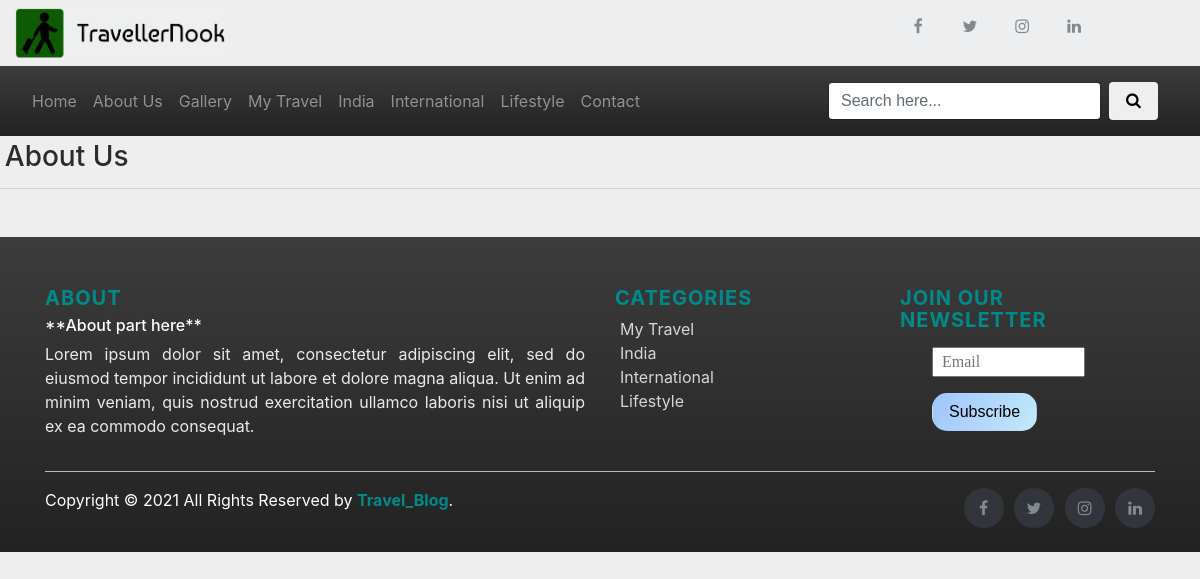
The page /about/ on the database its author committed.
### post/models.py (models this page shows, shortened)
class Category(models.Model):
    name = models.CharField(max_length=60)
    category_slug = models.SlugField(unique=True, max_length=100, default=1)
    def __str__(self):
        return self.name

### post/views.py (the view)
# urls.py: path('about/',views.about,name = "about"),
def about(request):
    categories = Category.objects.all()
    return render(request, "about.html", {"categories": categories})

### templates/about.html (shortened to what this page needs)
{% extends "layout.html"%}
{% block body%}
<h3> About Us </h3>
<hr>
{% endblock body%}

### templates/includes/navbar.html (shortened to what this page needs)
<nav class="navbar navbar-toggleable-md navbar-inverse bg-info px-4 row">
        <div class="collapse navbar-collapse col-md-8 float-left" id="navbarCollapse">
          <ul class="navbar-nav mr-auto">
            <li class="nav-item text-center">
                <a class="nav-link" href="{% url 'post:articles'  %}">Home</a>
            </li>
            <li class="nav-item text-center">
              <a class="nav-link" href="{% url 'about'  %}">About Us</a>
            </li>
            <li class="nav-item text-center">
              <a class="nav-link" href="{% url 'post:gallery'  %}">Gallery</a>
            </li>
            {% for category in categories %}
            <li class="nav-item text-center">
                <a class="nav-link" href="{% url 'post:articles' category.category_slug %}">{{ category.name }}</a>
            </li>
            {% endfor %}
            <li class="nav-item text-center">
              <a class="nav-link" href="{% url 'post:contact'  %}">Contact</a>
            </li>
          </ul>
		</div>
          <div class="navbar-form col-md-4 col-sm-12 float-center">
            <form class="form-inline float-center text-center">
                <input class="form-control w-75 ml-3 mr-2" type="text" placeholder="Search here..." required="yes" name="keyword" maxlength="64">
                <button class="btn btn1 my-2" type="submit" name="submit"><i class="fa fa-search"></i></button>
            </form>
          </div>
</nav>

### templates/includes/footer.html
<footer class="site-footer mt-5">
      <div class="container">
        <div class="row">
          <div class="footer_text col-md-12 col-lg-6">
            <h4>About</h4>
            <h6>**About part here**</h6>
            <p class="text-justify" id="about">Lorem ipsum dolor sit amet, consectetur adipiscing elit, sed do eiusmod tempor incididunt ut labore et dolore magna aliqua. Ut enim ad minim veniam,
                quis nostrud exercitation ullamco laboris nisi ut aliquip ex ea commodo consequat. </p>
          </div>
          <div class="col-sm-12 col-md-6 col-lg-3">
            <h4>Categories</h4>
            <ul class="footer-links">
                {% for category in categories %}
              <li><a href="{% url 'post:articles' category.category_slug %}">{{ category }}</a></li>
                {% endfor %}
            </ul>
          </div>
          <div class="col-sm-12 col-md-6 col-lg-3">
              <div class="newsletter" data-aos="fade-up" data-aos-delay="300">
                        <h4>Join our Newsletter</h4>
                        <div class="form-element">
                            <input type="text" class="input-element" placeholder="Email">
                            <button class="btn form-btn">Subscribe</button>
                        </div>
                    </div>
          </div>
        </div>
        <hr>
      </div>
      <div class="container">
        <div class="row">
          <div class="col-lg-8 col-sm-6 col-md-12">
            <p class="copyright-text">Copyright © 2021 All Rights Reserved by
             <a href="#"><b>Travel_Blog</b></a>.
            </p>
          </div>
          <div class="col-lg-4 col-sm-6 col-md-12">
            <ul class="social-icons">
              <li><a class="facebook" href="https://www.facebook.com/profile.php?id=100015237614107"><i class="fa fa-facebook"></i></a></li>
              <li><a class="twitter" href="#"><i class="fa fa-twitter"></i></a></li>
              <li><a class="instagram" href="https://www.instagram.com/raushan_rk5/"><i class="fa fa-instagram"></i></a></li>
              <li><a class="linkedin" href="https://www.linkedin.com/in/raushan-kumar-116b48195/"><i class="fa fa-linkedin"></i></a></li>
            </ul>
          </div>
        </div>
      </div>
  </footer>

### static/css/styles.css (style rules this page uses)
body { width:100%; background-color:#eee; }
a { color:'#3f4954' !important; }
.site-title h1, h3 { margin: .3rem; }
.social-icons { padding-left:0; margin-bottom:0; list-style:none; }
.social-icons li { display:inline-block; margin-bottom:4px }
.social-icons a { color:#818a91; font-size:16px; display:inline-block; line-height:28px; width:28px; height:28px; text-align:center; margin-right:8px; border-radius:100%; -webkit-transition:all .2s linear; -o-transition:all .2s linear; transition:all .2s linear }
.newsletter { padding-top: 0rem; }
.newsletter .form-element { padding: .5rem 2rem; }
.newsletter .input-element { width: 80%; height: 1.9rem; padding: .3rem .5rem; font-family: 'Lexend', cursive; font-size: 1rem; }
.newsletter .form-btn { border-radius: 15px; margin: 1rem 0; background: linear-gradient(120deg, #a1c4fd 0%, #c2e9fb 100%);; }
.site-footer { background-image: linear-gradient(to bottom,#3c3c3c 0,#222 100%); padding:45px 0 20px; font-size:16px; line-height:24px; color:#fff; }
.site-footer hr { border-top-color:#bbb; opacity:1 }
.site-footer h4 { color:#008b8b; font-size:20px; font-weight: bold; text-transform:uppercase; margin-top:5px; letter-spacing:1px }
.site-footer a { color:#008b8b; }
.footer-links { padding-left:0; list-style:none }
.footer-links li { margin-left: 5px; display:block }
.footer_text p { opacity: 0.9; }
.footer-links a { color:#fff; opacity: 0.8; }
.site-footer .social-icons { text-align:right }
.site-footer .social-icons a { width:40px; height:40px; line-height:40px; margin-left:6px; margin-right:0; border-radius:100%; background-color:#33353d }
.copyright-text { margin:0 }
.social-icons { padding-left:0; margin-bottom:0; list-style:none }
.social-icons a { background-color:#eceeef; color:#818a91; font-size:16px; display:inline-block; line-height:44px; width:44px; height:44px; text-align:center; margin-right:8px; border-radius:100%; -webkit-transition:all .2s linear; -o-transition:all .2s linear; transition:all .2s linear }

### rows shown on the page
Category: name "My Travel"
Category: name "India"
Category: name "International"
Category: name "Lifestyle"
